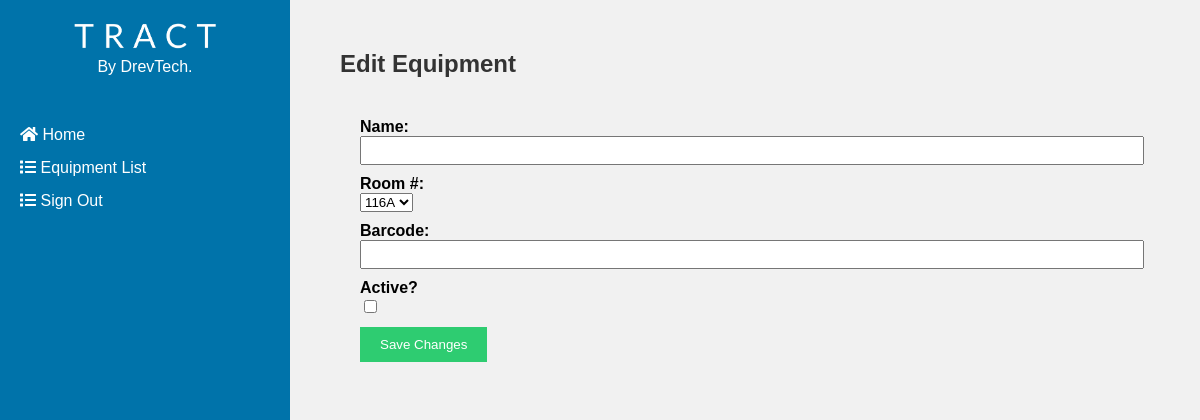
Page /equipment/1/edit (signed in) on the earlier database version.
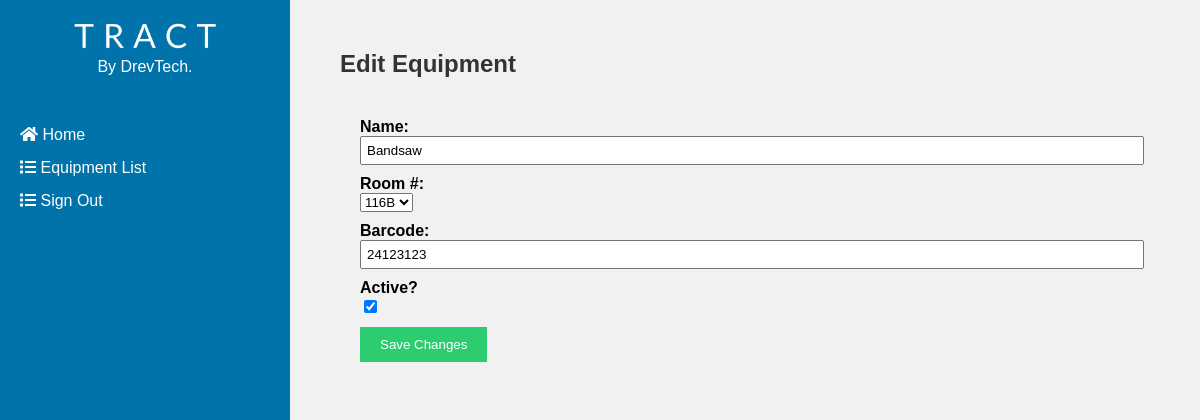
Same page on the later database version.
### models.py (models this page shows, shortened)
class Equipment(Base):
    __tablename__ = 'equipment'
    id = Column(Integer, primary_key=True)
    name = Column(String(80), nullable=False)
    room = Column(String(80), nullable=False)
    barcode = Column(String(120), unique=True, nullable=False)
    manual_id = Column(Integer, ForeignKey('manual.id'), nullable=True)
    is_active = Column(Boolean, default=True, nullable=True)

### app.py (the view, shortened to what this page needs)
    @app.route('/equipment/<int:id>/edit', methods=['GET', 'POST'])
    @login_required
    def edit_equipment(id):
        equipment = Equipment.query.get(id)
        form = EquipmentForm(obj=equipment)
        return render_template('edit_equipment.html', form=form, equipment=equipment)

### forms.py
class EquipmentForm(FlaskForm):
    name = StringField('Name')
    room = SelectField('Room #', choices=[('116A', '116A'), ('116B', '116B'), ('118', '118'), ('120', '120'), ('122', '122')])
    barcode = StringField('Barcode')
    is_active = BooleanField('Active')

### templates/edit_equipment.html (shortened to what this page needs)
{% extends 'basee.html' %}
{% block content %}
<div class="squeeze">
    <h1>Edit Equipment</h1>
    <div class="form-container">
        <form method="POST">
            <div class="form-field">
                <label for="name">Name:</label>
                {{ form.name(class="text-field") }}
            </div>
            <div class="form-field">
                <label for="room">Room #:</label>
                {{ form.room(class="select-field") }}
            </div>
            <div class="form-field">
                <label for="barcode">Barcode:</label>
                {{ form.barcode(class="text-field") }}
            </div>
            <div class="form-field">
                <label for="is_active">Active?</label>
                {{ form.is_active(class="checkbox-field") }}
            </div>
            <div class="form-field">
                <input type="submit" value="Save Changes" class="submit-button">
            </div>
        </form>
    </div>
</div>
{% endblock %}

Differences in the rows shown:
added Equipment: name "Bandsaw", room "116B", barcode "24123123", is_active "☑"
Other differences:
form field room: "116A" → (not shown)
form field is_active: "☐" → (not shown)
